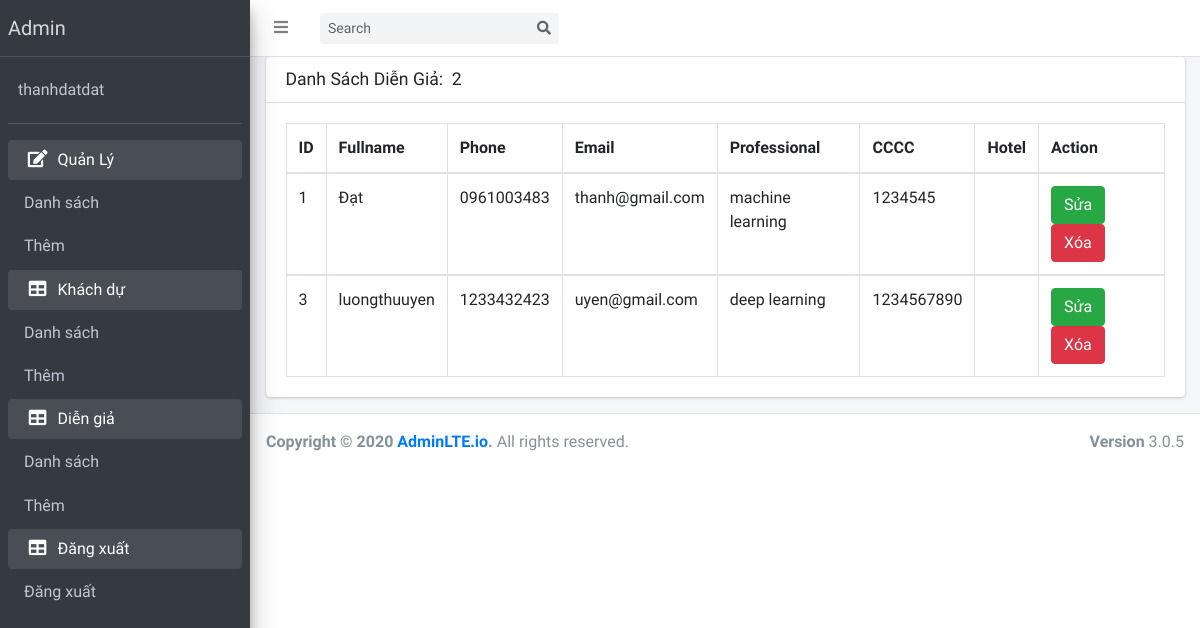
Page /speaker/display.php (signed in) on the earlier database version.
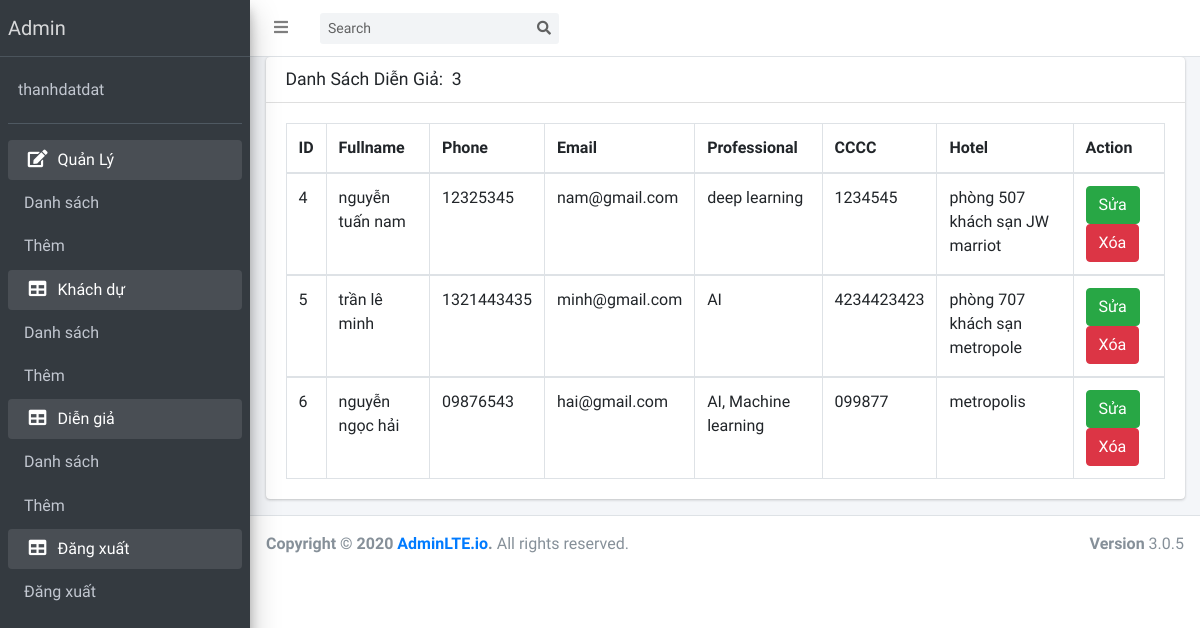
Same page on the later database version.
### tables this page shows
CREATE TABLE `speaker` (
  `ID` int(100) NOT NULL,
  `name` varchar(100) NOT NULL,
  `phone` varchar(100) NOT NULL,
  `email` varchar(100) NOT NULL,
  `professional` varchar(100) NOT NULL,
  `CCCC` varchar(100) NOT NULL,
  `hotel` varchar(100) NOT NULL
);

### speaker/display.php (the view, shortened to what this page needs)
<?php
include_once '../database/database.php';
if(isset($_SESSION["username"])){
    include '../layout/header.php';
}else{
    header("location:../login/login.php");
}
$stmt = $conn->prepare('SELECT * FROM speaker');
$stmt->execute();
$stmt->setFetchMode(PDO::FETCH_ASSOC);
$result = $stmt->fetchAll();
?>
<div class="content-wrapper">
    <section class="content">
      <div class="container-fluid">
        <div class="row">
          <div class="col-12">
            <div class="card">
              <div class="card-header">
                <h3 class="card-title">Danh Sách Diễn Giả: &nbsp<?php echo count($result);?></h3>
              </div>
              <div class="card-body">
                <table id="example2" class="table table-bordered table-hover">
                  <thead>
                  <tr>
                    <th>ID</th>
                    <th>Fullname</th>
                    <th>Phone</th>
                    <th>Email</th>
                    <th>Professional</th>
                    <th>CCCC</th>
                    <th>Hotel</th>
                    <th>Action</th>
                  </tr>
                  </thead>
                  <?php foreach($result as $item): ?>
                  <tbody>
                  <tr>
                    <td><?php echo $item['ID']?></td>
                    <td><?php echo $item['name'] ?></td>
                    <td><?php echo $item['phone'] ?></td>
                    <td><?php echo $item['email'] ?></td>
                    <td><?php echo $item['professional'] ?></td>
                    <td><?php echo $item['CCCC'] ?></td>
                    <td><?php echo $item['hotel'] ?></td>
                    <td><a href="edit.php?id=<?php echo $item['ID']?>" class="btn btn-success" role="button">Sửa</button>
                    <a href="delete.php?id=<?php echo $item['ID']?>" class="btn btn-danger" role="button">Xóa</a>
                    </td>
                  </tr>
                  </tbody>
                  <?php endforeach; ?>
                </table>
              </div>
            </div>
          </div>
        </div>
      </div>
    </section>
  </div>
<?php include '../layout/footer.php'?>

Differences in the rows shown:
removed speaker: ID "1", name "Đạt", phone "0961003483", email "thanh@gmail.com", professional "machine learning", CCCC "1234545"
removed speaker: ID "3", name "luongthuuyen", phone "1233432423", email "uyen@gmail.com", professional "deep learning", CCCC "1234567890"
added speaker: ID "4", name "nguyễn tuấn nam", phone "12325345", email "nam@gmail.com", professional "deep learning", CCCC "1234545", hotel "phòng 507 khách sạn JW marriot"
added speaker: ID "5", name "trần lê minh", phone "1321443435", email "minh@gmail.com", professional "AI", CCCC "4234423423", hotel "phòng 707 khách sạn metropole"
added speaker: ID "6", name "nguyễn ngọc hải", phone "09876543", email "hai@gmail.com", professional "AI, Machine learning", CCCC "099877", hotel "metropolis"
Other differences:
count($result): "2" → "3"
